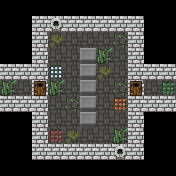

This game map was drawn from its Tiled (.tmx) file and the tilesets committed beside it. A one-line description and the full map source follow:
An orthogonal 11x11 tile map with 16x16 px tiles, 3 tile layers (Path, Wall, Interact).

<map version="1.0" tiledversion="2017.06.27" orientation="orthogonal" renderorder="right-down" width="11" height="11" tilewidth="16" tileheight="16" nextobjectid="1">
 <tileset firstgid="1" name="tiles0" tilewidth="16" tileheight="16" tilecount="64" columns="16">
  <image source="Tilesets/tiles0.png" width="256" height="64" />
 </tileset>
 <layer name="Path" width="11" height="11" locked="1">
  <data encoding="csv">
0,0,0,0,0,0,0,0,0,0,0,
0,0,0,0,0,0,0,0,0,0,0,
0,0,0,25,2,2,2,3,0,0,0,
0,0,0,2,2,2,16,2,0,0,0,
0,0,0,2,2,2,25,2,0,0,0,
16,2,6,16,2,2,2,3,6,2,2,
0,0,0,2,3,2,2,2,0,0,0,
0,0,0,2,2,2,2,2,0,0,0,
0,0,0,2,25,2,2,16,0,0,0,
0,0,0,0,0,0,0,0,0,0,0,
0,0,0,0,0,0,0,0,0,0,0
</data>
 </layer>
 <layer name="Wall" width="11" height="11" locked="1">
  <data encoding="csv">
1,1,1,1,1,1,1,1,1,1,1,
1,1,5,13,5,5,5,5,17,1,1,
1,1,5,0,0,0,0,0,5,1,1,
1,1,5,0,0,12,0,0,5,1,1,
5,5,5,0,0,12,0,0,5,5,5,
0,0,0,0,0,12,0,0,0,0,0,
5,5,5,0,0,12,0,0,5,5,5,
1,1,5,0,0,12,0,0,5,1,1,
1,1,5,0,0,0,0,0,5,1,1,
1,1,5,5,5,5,5,13,5,1,1,
1,1,1,1,1,1,1,1,1,1,1
</data>
 </layer>
 <layer name="Interact" width="11" height="11" locked="1">
  <data encoding="csv">
0,0,0,0,0,0,0,0,0,0,0,
0,0,0,0,0,0,0,0,0,0,0,
0,0,0,0,0,0,0,0,0,0,0,
0,0,0,0,0,0,0,0,0,0,0,
0,0,0,40,0,0,0,0,0,0,0,
0,0,0,0,0,0,0,0,0,0,18,
0,0,0,0,0,0,0,20,0,0,0,
0,0,0,0,0,0,0,0,0,0,0,
0,0,0,31,0,0,0,0,0,0,0,
0,0,0,0,0,0,0,0,0,0,0,
0,0,0,0,0,0,0,0,0,0,0
</data>
 </layer>
</map>
